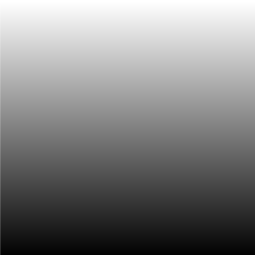
Frame 1 (no input)
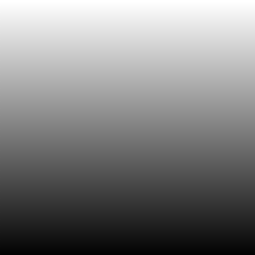
Frame 60 (the mouse pressed at the canvas centre just before this capture)
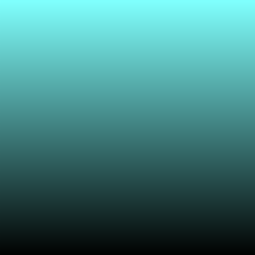
Frame 120 (the mouse held since frame 60 and released just before this capture)

The Processing sketch that drew these frames (run headless with seeded random() and noise(); from frame 60 on, the mouse is pressed at the canvas centre):

// Processing sketch: processing_102949
// ── processing_102949.pde

void setup () {
  size(255, 255);
  background(255);
  colorMode(HSB);
}

void draw () {
  int c = 0;
  for (int y=255; y>=0; y=y-1) {
    if (c>=0) {
      c=c+1;
      stroke(mouseX, mouseY, c);
      line(0, y, 255, y);
    }
  }
}

void mouseClicked () {
  noLoop();
}
